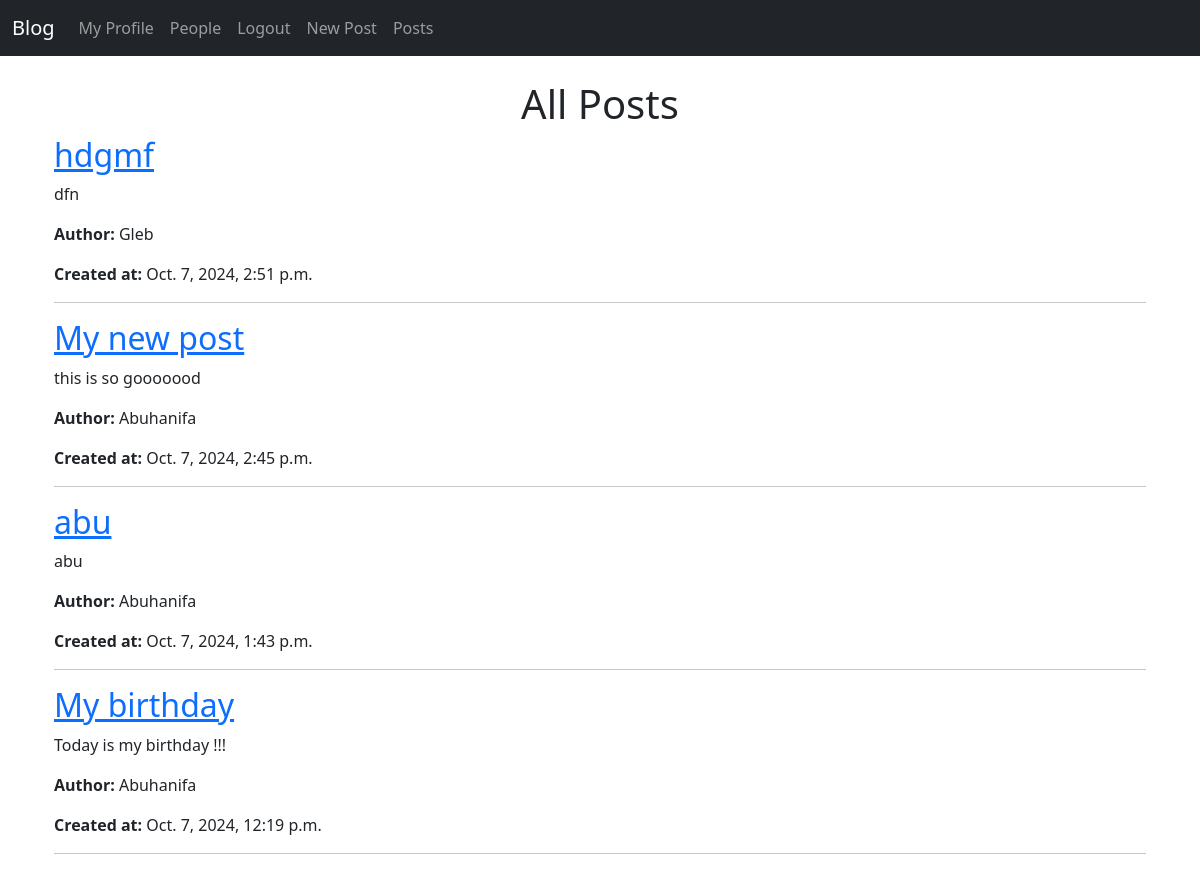
The page /posts/ (signed in) on the database its author committed.
### blog/models.py (models this page shows, shortened)
class Post(models.Model):
    title = models.CharField(max_length=300)
    content = models.TextField(max_length=2500)
    created_at = models.DateTimeField(auto_now_add=True)
    author = models.ForeignKey(User, on_delete=models.CASCADE)
    class Meta:
        verbose_name = "Post"
        verbose_name_plural = 'Posts'

### blog/views.py (the view)
# urls.py: path('posts/', views.posts, name='post_list'),
def posts(request):
    if request.user.is_authenticated:
        posts = Post.objects.all().order_by('-created_at')
        return render(request, 'post_list.html', {"posts": posts})
    else:
        messages.success(request, "Error!")
        return render(request, 'home.html')

### blog/templates/post_list.html
{% extends "base.html" %}
{% block content %}
<div class="container">
    <h1 class="text-center">All Posts</h1>
    {% for post in posts %}
        <div class="post">
            <h2><a href="{% url 'post_detail' post.id %}">{{ post.title }}</a></h2>
            <p>{{ post.content }}</p>
            <p><strong>Author:</strong> {{ post.author.username }}</p>
            <p><strong>Created at:</strong> {{ post.created_at }}</p>
        </div>
        <hr>
    {% empty %}
        <p>No posts available.</p>
    {% endfor %}
</div>
{% endblock %}

### rows shown on the page
Post: title "hdgmf", content "dfn", author.username "Gleb", created_at "Oct. 7, 2024, 2:51 p.m."
Post: title "My new post", content "this is so gooooood", author.username "Abuhanifa", created_at "Oct. 7, 2024, 2:45 p.m."
Post: title "abu", content "abu", author.username "Abuhanifa", created_at "Oct. 7, 2024, 1:43 p.m."
Post: title "My birthday", content "Today is my birthday !!!", author.username "Abuhanifa", created_at "Oct. 7, 2024, 12:19 p.m."
